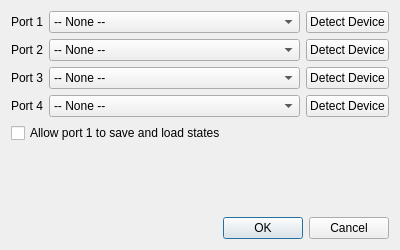
<?xml version="1.0" encoding="UTF-8"?>
<ui version="4.0">
 <class>MultiplayerControllerSelectDialog</class>
 <widget class="QDialog" name="MultiplayerControllerSelectDialog">
  <property name="geometry">
   <rect>
    <x>0</x>
    <y>0</y>
    <width>400</width>
    <height>250</height>
   </rect>
  </property>
  <property name="windowTitle">
   <string>Select Controllers</string>
  </property>
  <layout class="QVBoxLayout" name="verticalLayout">
   <item>
    <layout class="QGridLayout" name="gridLayout" columnstretch="0,1,0">
     <item row="0" column="0">
      <widget class="QLabel" name="label">
       <property name="text">
        <string>Port 1</string>
       </property>
       <property name="buddy">
        <cstring>device1</cstring>
       </property>
      </widget>
     </item>
     <item row="0" column="1">
      <widget class="QComboBox" name="device1">
       <item>
        <property name="text">
         <string>-- None --</string>
        </property>
       </item>
      </widget>
     </item>
     <item row="0" column="2">
      <widget class="QPushButton" name="pushButton_2">
       <property name="text">
        <string>Detect Device</string>
       </property>
      </widget>
     </item>
     <item row="1" column="0">
      <widget class="QLabel" name="label_4">
       <property name="text">
        <string>Port 2</string>
       </property>
       <property name="buddy">
        <cstring>device2</cstring>
       </property>
      </widget>
     </item>
     <item row="1" column="1">
      <widget class="QComboBox" name="device2">
       <item>
        <property name="text">
         <string>-- None --</string>
        </property>
       </item>
      </widget>
     </item>
     <item row="1" column="2">
      <widget class="QPushButton" name="pushButton">
       <property name="text">
        <string>Detect Device</string>
       </property>
      </widget>
     </item>
     <item row="2" column="0">
      <widget class="QLabel" name="label_3">
       <property name="text">
        <string>Port 3</string>
       </property>
       <property name="buddy">
        <cstring>device3</cstring>
       </property>
      </widget>
     </item>
     <item row="2" column="1">
      <widget class="QComboBox" name="device3">
       <item>
        <property name="text">
         <string>-- None --</string>
        </property>
       </item>
      </widget>
     </item>
     <item row="2" column="2">
      <widget class="QPushButton" name="pushButton_3">
       <property name="text">
        <string>Detect Device</string>
       </property>
      </widget>
     </item>
     <item row="3" column="0">
      <widget class="QLabel" name="label_2">
       <property name="text">
        <string>Port 4</string>
       </property>
       <property name="buddy">
        <cstring>device4</cstring>
       </property>
      </widget>
     </item>
     <item row="3" column="1">
      <widget class="QComboBox" name="device4">
       <item>
        <property name="text">
         <string>-- None --</string>
        </property>
       </item>
      </widget>
     </item>
     <item row="3" column="2">
      <widget class="QPushButton" name="pushButton_4">
       <property name="text">
        <string>Detect Device</string>
       </property>
      </widget>
     </item>
    </layout>
   </item>
   <item>
    <widget class="QCheckBox" name="bindSavestateCheckbox">
     <property name="text">
      <string>Allow port 1 to save and load states</string>
     </property>
    </widget>
   </item>
   <item>
    <spacer name="verticalSpacer">
     <property name="orientation">
      <enum>Qt::Vertical</enum>
     </property>
     <property name="sizeHint" stdset="0">
      <size>
       <width>20</width>
       <height>40</height>
      </size>
     </property>
    </spacer>
   </item>
   <item>
    <widget class="QDialogButtonBox" name="buttonBox">
     <property name="orientation">
      <enum>Qt::Horizontal</enum>
     </property>
     <property name="standardButtons">
      <set>QDialogButtonBox::Cancel|QDialogButtonBox::Ok</set>
     </property>
    </widget>
   </item>
  </layout>
 </widget>
 <tabstops>
  <tabstop>device1</tabstop>
  <tabstop>pushButton_2</tabstop>
  <tabstop>device2</tabstop>
  <tabstop>pushButton</tabstop>
  <tabstop>device3</tabstop>
  <tabstop>pushButton_3</tabstop>
  <tabstop>device4</tabstop>
  <tabstop>pushButton_4</tabstop>
  <tabstop>bindSavestateCheckbox</tabstop>
 </tabstops>
 <resources/>
 <connections>
  <connection>
   <sender>buttonBox</sender>
   <signal>accepted()</signal>
   <receiver>MultiplayerControllerSelectDialog</receiver>
   <slot>accept()</slot>
   <hints>
    <hint type="sourcelabel">
     <x>224</x>
     <y>224</y>
    </hint>
    <hint type="destinationlabel">
     <x>157</x>
     <y>249</y>
    </hint>
   </hints>
  </connection>
  <connection>
   <sender>buttonBox</sender>
   <signal>rejected()</signal>
   <receiver>MultiplayerControllerSelectDialog</receiver>
   <slot>reject()</slot>
   <hints>
    <hint type="sourcelabel">
     <x>292</x>
     <y>230</y>
    </hint>
    <hint type="destinationlabel">
     <x>286</x>
     <y>249</y>
    </hint>
   </hints>
  </connection>
  <connection>
   <sender>pushButton_2</sender>
   <signal>clicked()</signal>
   <receiver>MultiplayerControllerSelectDialog</receiver>
   <slot>detectDevice1()</slot>
   <hints>
    <hint type="sourcelabel">
     <x>339</x>
     <y>18</y>
    </hint>
    <hint type="destinationlabel">
     <x>397</x>
     <y>25</y>
    </hint>
   </hints>
  </connection>
  <connection>
   <sender>pushButton</sender>
   <signal>clicked()</signal>
   <receiver>MultiplayerControllerSelectDialog</receiver>
   <slot>detectDevice2()</slot>
   <hints>
    <hint type="sourcelabel">
     <x>355</x>
     <y>64</y>
    </hint>
    <hint type="destinationlabel">
     <x>399</x>
     <y>63</y>
    </hint>
   </hints>
  </connection>
  <connection>
   <sender>pushButton_3</sender>
   <signal>clicked()</signal>
   <receiver>MultiplayerControllerSelectDialog</receiver>
   <slot>detectDevice3()</slot>
   <hints>
    <hint type="sourcelabel">
     <x>368</x>
     <y>114</y>
    </hint>
    <hint type="destinationlabel">
     <x>399</x>
     <y>103</y>
    </hint>
   </hints>
  </connection>
  <connection>
   <sender>pushButton_4</sender>
   <signal>clicked()</signal>
   <receiver>MultiplayerControllerSelectDialog</receiver>
   <slot>detectDevice4()</slot>
   <hints>
    <hint type="sourcelabel">
     <x>353</x>
     <y>153</y>
    </hint>
    <hint type="destinationlabel">
     <x>396</x>
     <y>145</y>
    </hint>
   </hints>
  </connection>
 </connections>
 <slots>
  <slot>detectDevice1()</slot>
  <slot>detectDevice2()</slot>
  <slot>detectDevice3()</slot>
  <slot>detectDevice4()</slot>
 </slots>
</ui>
